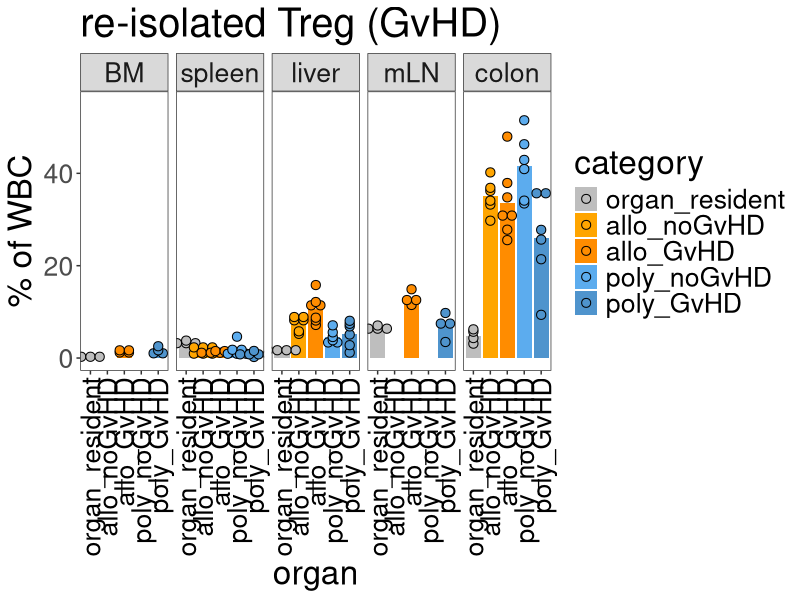
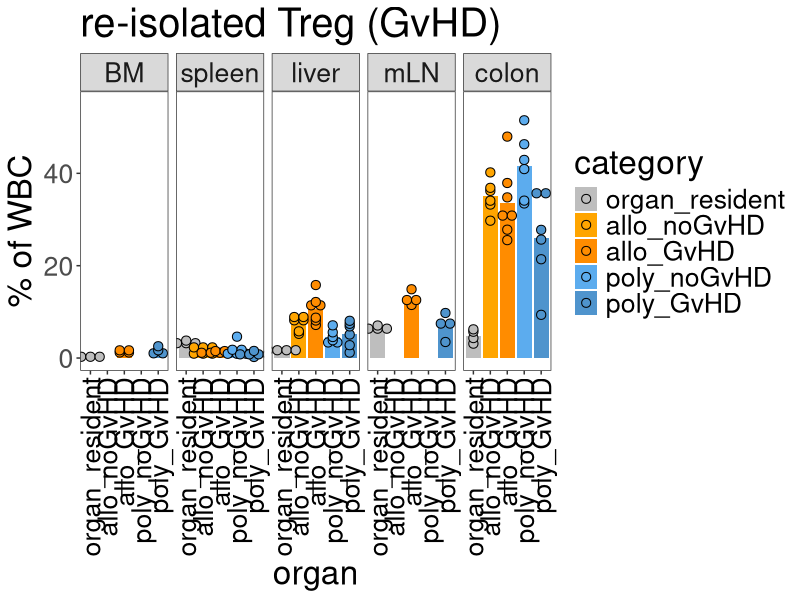

Source code (R) for these figures, in order: (Note: this script raises an error after producing the figures.)
## ---- chunk 1
knitr::opts_chunk$set(echo = TRUE)
knitr::opts_knit$set(root.dir = normalizePath(".."))
knitr::write_bib(.packages(), "Figure2Supp_TregPercent.7dafterBMT_inVivoDistribution.packages.bib")
## ---- chunk 2
library(ggplot2)
library(scales)
library(car)
## ---- chunk 3
Treg.data <- read.delim("./data/TregDistributionPerc.txt", header=TRUE)
Treg.data$organ <- factor(Treg.data$organ,levels = c("BM","spleen","liver","mLN","colon"))
Treg.data$category <- factor(Treg.data$category,levels = c("organ_resident","allo_noGvHD","allo_GvHD","poly_noGvHD","poly_GvHD"))
## ---- chunk 4
p <- ggplot(Treg.data, aes(x=category, y=WBCperc, fill=category)) + coord_cartesian(ylim = c(0,55))
p <- p + stat_summary(fun = mean, geom = "bar",  position=position_dodge(.9))
p <- p + geom_dotplot(binaxis='y', stackdir='center',  position=position_dodge(.9), dotsize=4, stackratio = 1, binwidth=.5) 
p <- p + stat_summary(fun.data=mean_sdl, fun.args = list(mult=1), geom="errorbar", color="black", size=0.5, width = 0.6, position=position_dodge(.9))
p <- p + theme_bw() + theme(panel.grid.major = element_blank(), panel.grid.minor = element_blank(), axis.text.x = element_text(angle = 90, vjust = 0.5, hjust=1, color="black"), text = element_text(size = 24))
p <- p + scale_fill_manual(values = c("gray","orange","darkorange","steelblue2","steelblue3"))
p <- p + labs(title="re-isolated Treg (GvHD)",x="organ", y = "% of WBC")
p <- p + facet_wrap(~organ, nrow=1)
p
pdf("./figures/TregOrganDistPerc.pdf", height=5.5, width=9)
p
dev.off()
## ---- chunk 5
Treg.data$category <- factor(Treg.data$category,levels = c("organ_resident","allo_noGvHD","poly_noGvHD","allo_GvHD","poly_GvHD"))
Treg.dataLiver <- Treg.data[ which(Treg.data$organ=='liver' & (Treg.data$type=='GvHD' | Treg.data$type=='noGvHD')), ]
Treg.dataColon <- Treg.data[ which(Treg.data$organ=='colon' & (Treg.data$type=='GvHD' | Treg.data$type=='noGvHD')), ]
Treg.dataSpleen <- Treg.data[ which(Treg.data$organ=='spleen' & (Treg.data$type=='GvHD' | Treg.data$type=='noGvHD')), ]
Treg.dataBM <- Treg.data[ which(Treg.data$organ=='BM' & (Treg.data$type=='GvHD')), ]
Treg.datamLN <- Treg.data[ which(Treg.data$organ=='mLN' & (Treg.data$type=='GvHD')), ]
## ---- chunk 6
leveneTest(WBCperc~category, data=Treg.dataLiver, center=mean)  # n.s.
shapiro.test(Treg.dataLiver$WBCperc[1:6]) 						 # n.s.
shapiro.test(Treg.dataLiver$WBCperc[7:12])						 # n.s.
shapiro.test(Treg.dataLiver$WBCperc[13:19])                      # n.s.
shapiro.test(Treg.dataLiver$WBCperc[20:25])                      # n.s.

Treg.liver.res.aov <- aov(WBCperc~category, data=Treg.dataLiver)
summary (Treg.liver.res.aov)
## ---- chunk 7
TukeyHSD(Treg.liver.res.aov)
## ---- chunk 8
leveneTest(WBCperc~category, data=Treg.dataSpleen, center=mean)  # n.s.
shapiro.test(Treg.dataSpleen$WBCperc[1:6]) 						 # n.s.
shapiro.test(Treg.dataSpleen$WBCperc[7:12])						 # n.s.
shapiro.test(Treg.dataSpleen$WBCperc[13:19])                      # significant
shapiro.test(Treg.dataSpleen$WBCperc[20:25])                      # significant

Treg.spleen.res.aov <- aov(WBCperc~category, data=Treg.dataSpleen)
summary (Treg.spleen.res.aov)

## ---- chunk 9
kruskal.test(WBCperc~category, data=Treg.dataSpleen)
## ---- chunk 10
leveneTest(WBCperc~category, data=Treg.dataColon, center=mean)  # n.s.
shapiro.test(Treg.dataColon$WBCperc[1:6]) 						 # n.s.
shapiro.test(Treg.dataColon$WBCperc[7:12])						 # n.s.
shapiro.test(Treg.dataColon$WBCperc[13:19])                      # n.s.
shapiro.test(Treg.dataColon$WBCperc[20:25])                      # n.s.

Treg.colon.res.aov <- aov(WBCperc~category, data=Treg.dataColon)
summary (Treg.colon.res.aov)
## ---- chunk 11
TukeyHSD(Treg.colon.res.aov)
## ---- chunk 12
var.test(WBCperc~category, data=Treg.dataBM, center=mean)  # n.s.
shapiro.test(Treg.dataBM$WBCperc[1:4]) 						 # n.s.
shapiro.test(Treg.dataBM$WBCperc[5:8])						 # n.s.
## ---- chunk 13
Treg.BM.res.t.test <- t.test(WBCperc~category, data=Treg.dataBM, var.equal = TRUE)
Treg.BM.res.t.test
## ---- chunk 14
var.test(WBCperc~category, data=Treg.datamLN, center=mean)  # n.s.
shapiro.test(Treg.datamLN$WBCperc[1:4]) 						 # n.s.
shapiro.test(Treg.datamLN$WBCperc[5:8])						 # n.s.
## ---- chunk 15
Treg.mLN.res.t.test <- t.test(WBCperc~category, data=Treg.datamLN, var.equal = TRUE)
Treg.mLN.res.t.test
## ---- chunk 16
sessionInfo(package = NULL)
writeLines(capture.output(sessionInfo(package = NULL)), "./Rscripts/Figure2Supp_TregPercent.7dafterBMT_inVivoDistribution_SessionInfo.txt")
